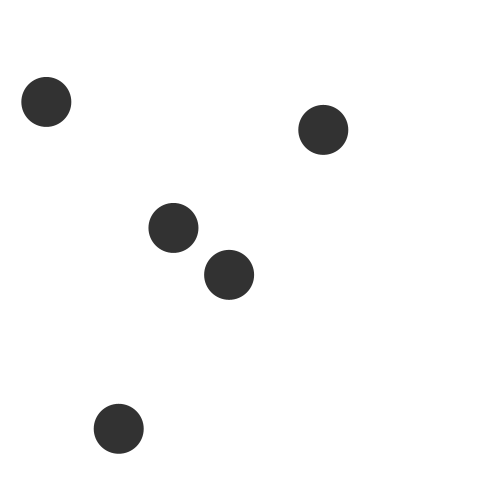
Frame 1 (no input)
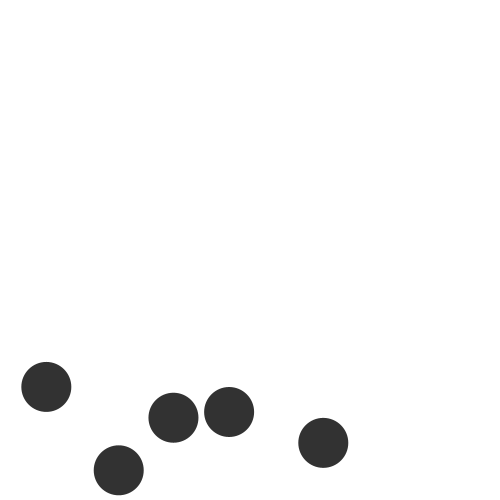
Frame 60 (the mouse pressed at the canvas centre just before this capture)
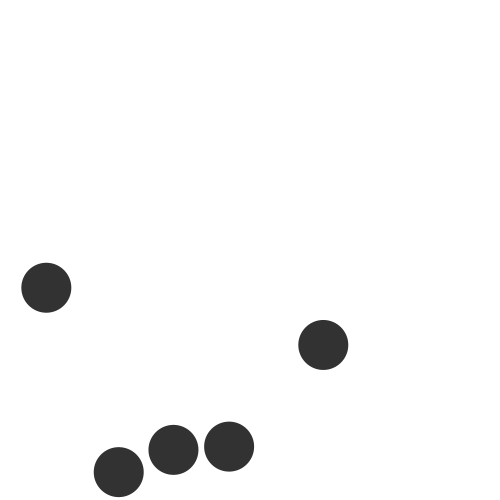
Frame 120 (the mouse held since frame 60 and released just before this capture)

The Processing sketch that drew these frames (run headless with seeded random() and noise(); from frame 60 on, the mouse is pressed at the canvas centre):

// Processing sketch: processing_106044
// ── processing_106044.pde

int numCircles = 5;
float[] circleX = new float [numCircles];
float[] circleY = new float [numCircles];
float[] velocity = new float [numCircles];

int dia = 50;
float gravity = 0.2;

void setup () {
  size (500, 500);
  smooth();
  noStroke();
  background(255);

  for (int i=0; i<numCircles; i++) {
    circleX[i]=random(width);
    circleY[i]=random(height);
    velocity[i]=random(-1, 1);
  }
}

void draw () {
  background (255);
  fill (50);

  circle();
}  

void circle() {

  for (int i=0; i<numCircles; i++) {
    ellipse (circleX[i], circleY[i], dia, dia);
    circleY[i] += velocity[i];
    velocity[i] += gravity;
    if ( circleY[i] >height-dia/2) {
      circleY[i]= height-dia/2;
    }
    if (circleY[i]< dia) {
      circleY[i]=dia;
    }
    if (circleY[i]>= height-dia/2||circleY[i]<=dia) {
      velocity[i] = velocity[i] * -0.7;
    }


    println(circleY);
    println(velocity);
  }

  for (int i=0; i<numCircles; i++) {
    for (int j=i+1; j<numCircles; j++) {
      if (dist(circleX[i], circleY[i], circleX[j], circleY[j]) < dia) {
        velocity[j] *= -0.7;
      }
    }
  }
}
